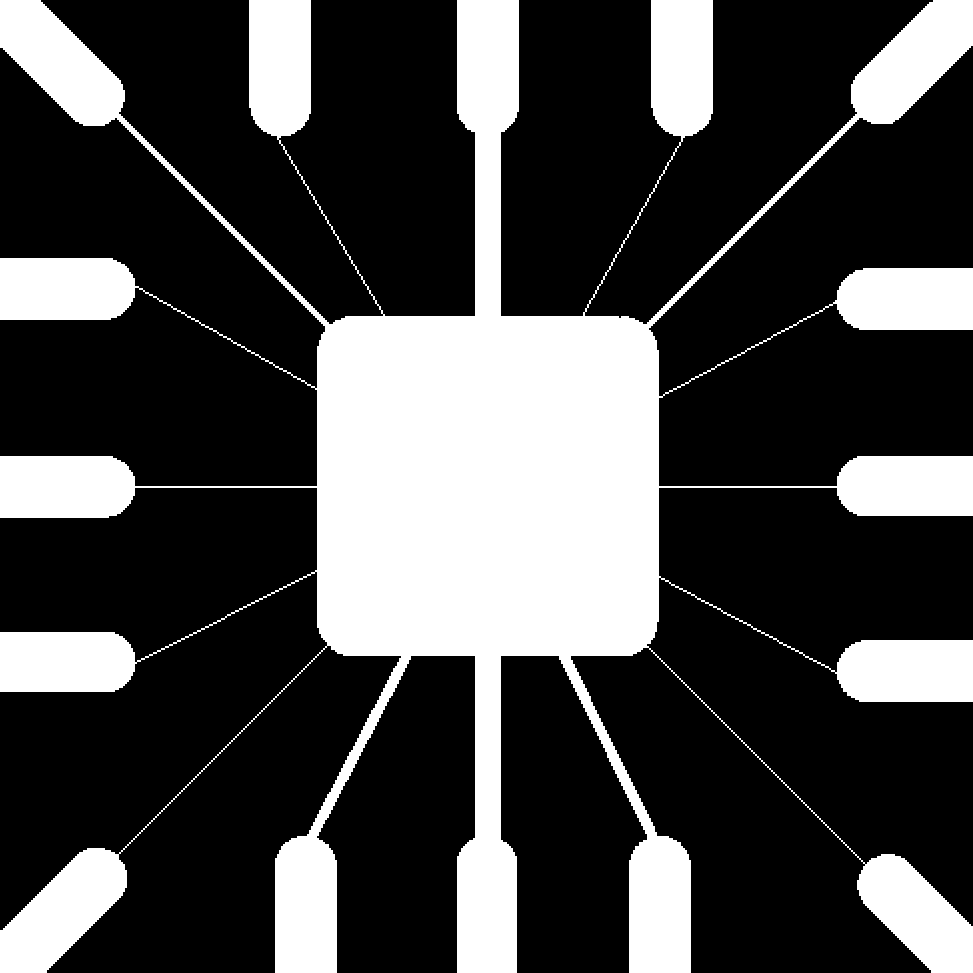
#> input picture assignment3/Fig09_5.tif, 973 x 973 px
$ python erosion,dilation,opening,closing.py
#> lines starting #> are read from the running program, lines starting #| are printed output that depends on the picture; after the words box and inside, x2 and y2 are one past the last pixel; in counts of white or black regions, pixels touching at a corner belong together
import cv2
import numpy as np

img = cv2.imread('Fig09_5.tif')
#> img is the input picture: shape (973, 973, 3); 28.1% white; 1 white region, box (x1, y1, x2, y2) and area: (0, 0, 973, 973) 265583
img2 = cv2.imread('Fig09_7.tif')
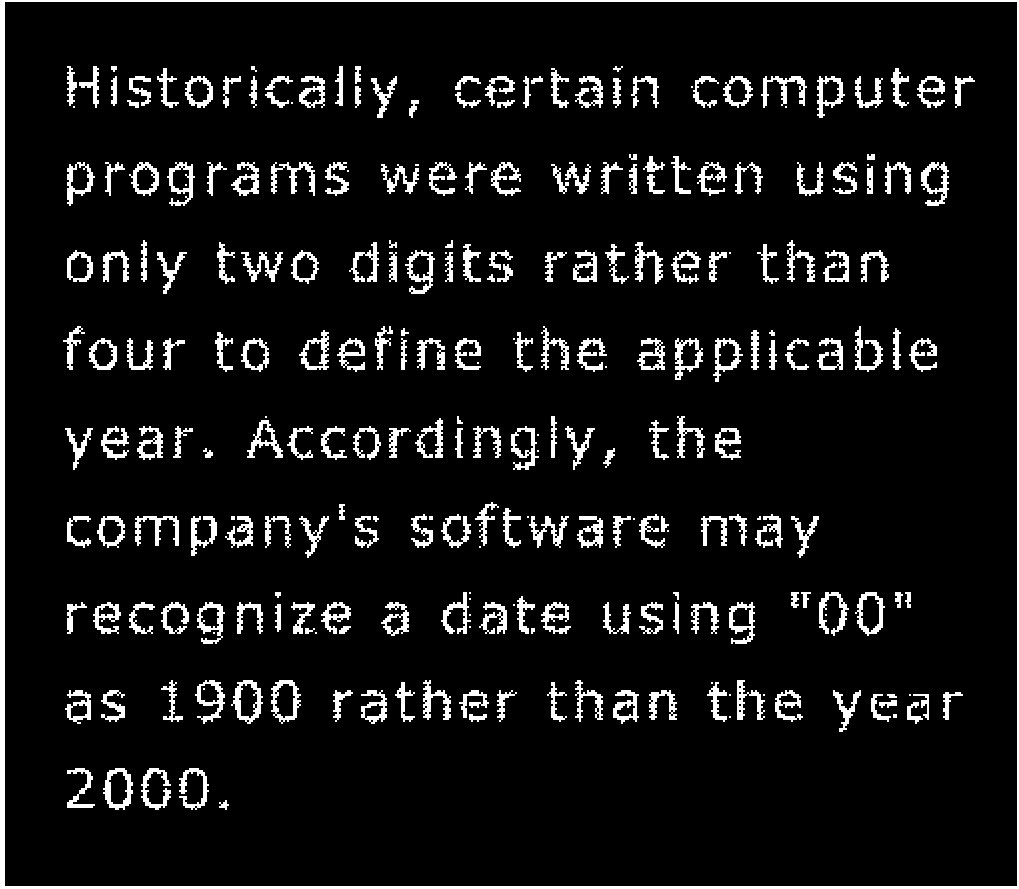
#> input picture assignment3/Fig09_7.tif, 1019 x 889 px
#> img2 is the input picture: shape (889, 1019, 3); 8.3% white; 266 white regions (38 under 20 px), largest, box (x1, y1, x2, y2) and area: (0, 0, 1019, 889) 11283, (231, 680, 263, 724) 536, (921, 162, 949, 206) 524
img3 = cv2.imread('Fig09_11.tif')
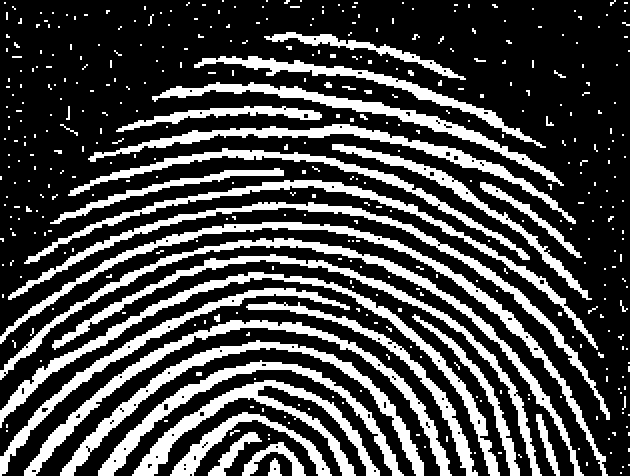
#> input picture assignment3/Fig09_11.tif, 630 x 476 px
#> img3 is the input picture: shape (476, 630, 3); 28.5% white; 414 white regions (355 under 20 px), largest, box (x1, y1, x2, y2) and area: (0, 222, 608, 476) 5552, (0, 272, 500, 476) 5488, (0, 238, 584, 476) 5348
img4 = cv2.imread('Fig09_16.tif')
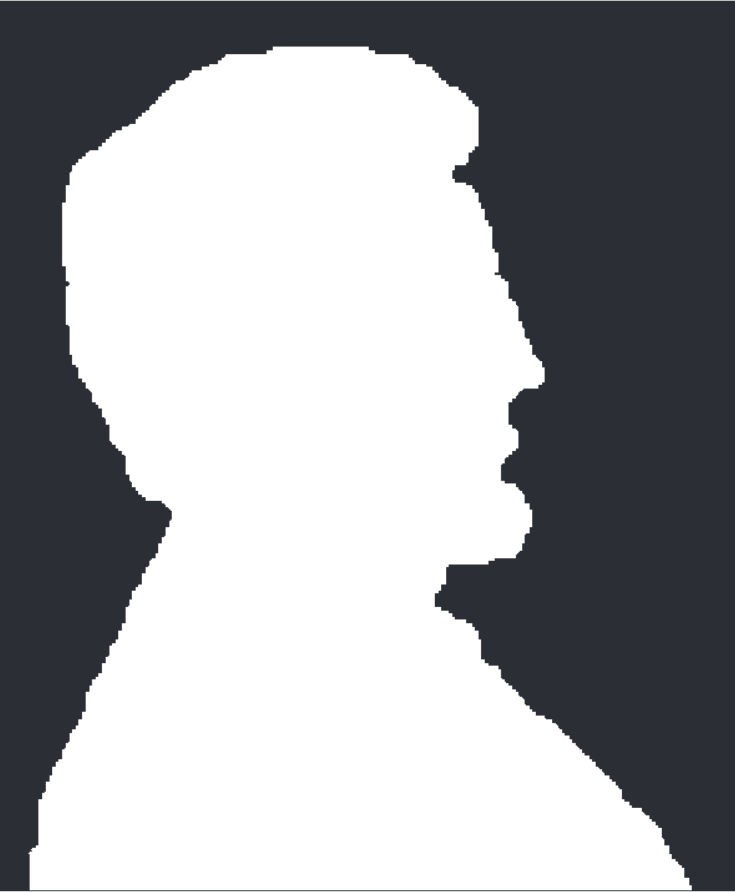
#> input picture assignment3/Fig09_16.tif, 735 x 892 px
#> img4 is the input picture: shape (892, 735, 3); mean B, G, R 163.4, 160.3, 159.4

kernel = np.ones((5,5),np.uint8)

erosion = cv2.erode(img,kernel,iterations = 1)
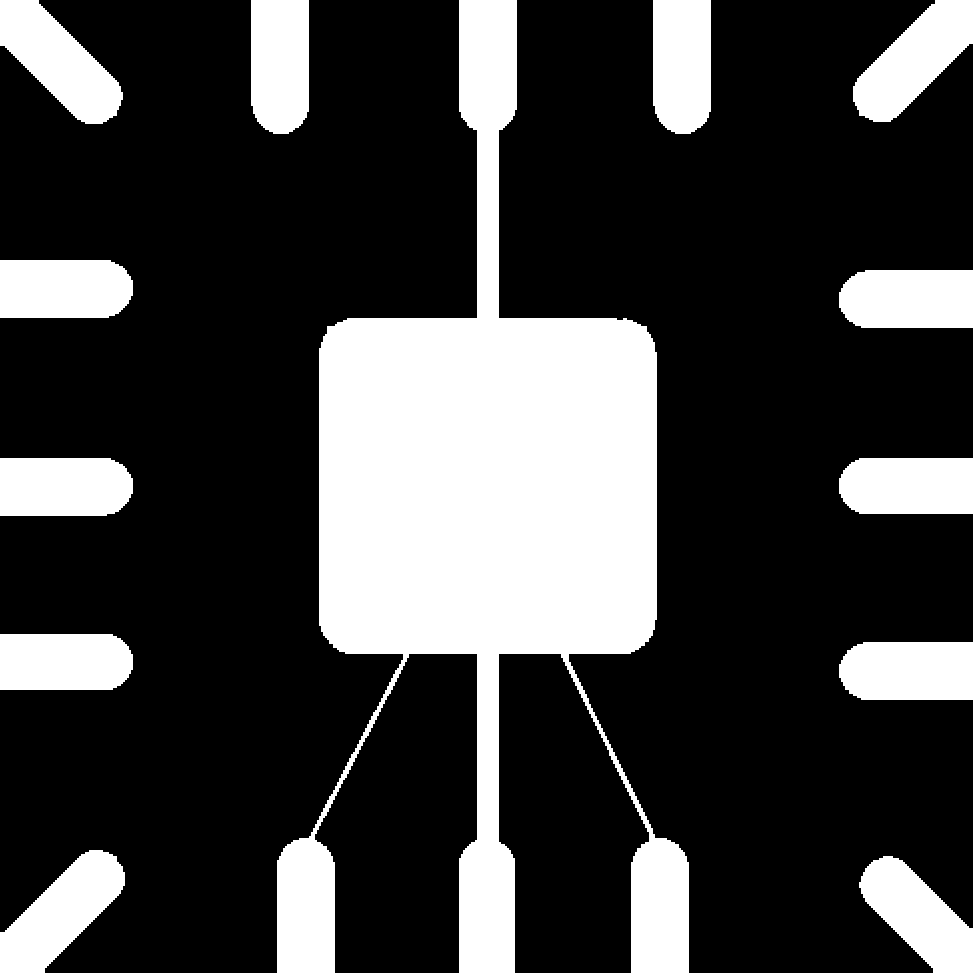
#> erosion: shape (973, 973, 3); 25.5% white; 13 white regions, largest, box (x1, y1, x2, y2) and area: (277, 0, 689, 973) 152048, (0, 850, 125, 973) 7961, (0, 0, 123, 124) 7906
cv2.imwrite("erosion.jpg",erosion)

dilation = cv2.dilate(img,kernel,iterations = 1)
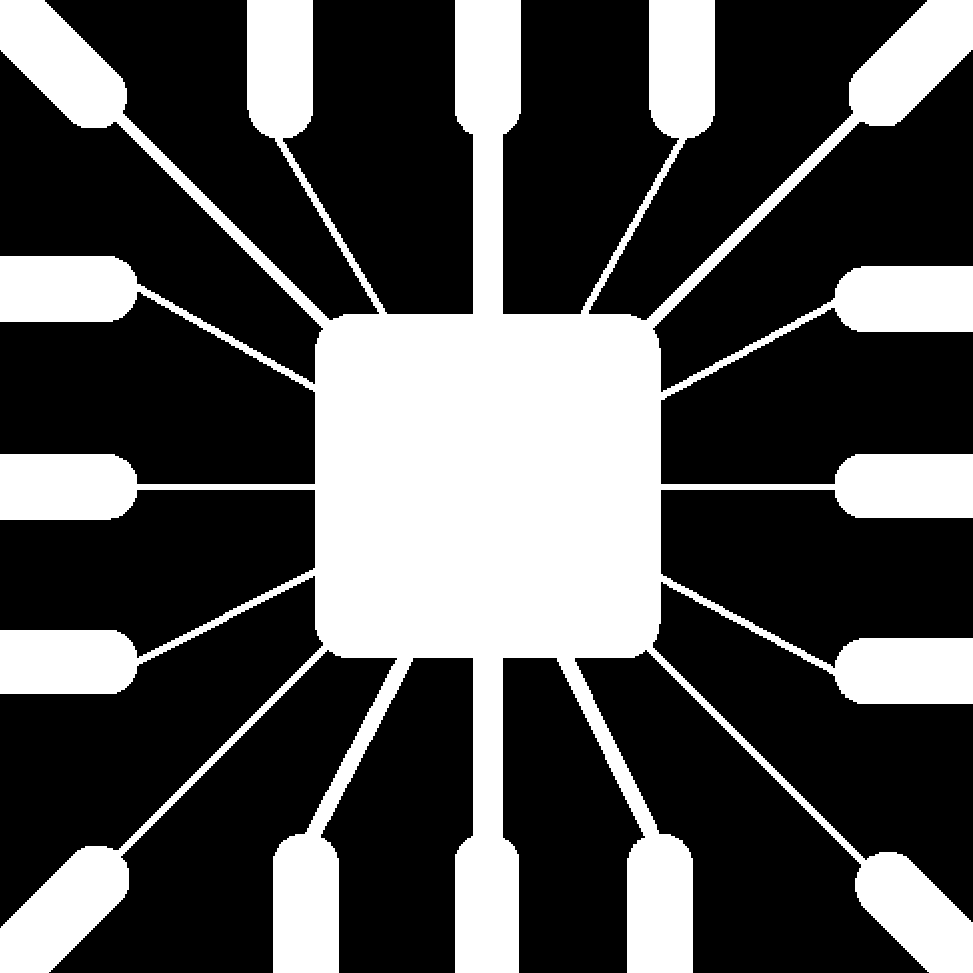
#> dilation: shape (973, 973, 3); 31.4% white; 1 white region, box (x1, y1, x2, y2) and area: (0, 0, 973, 973) 297419
cv2.imwrite("dilation.jpg",dilation)

opening = cv2.morphologyEx(img, cv2.MORPH_OPEN, kernel)
#> opening: shape (973, 973, 3); 27.3% white; 13 white regions, largest, box (x1, y1, x2, y2) and area: (275, 0, 691, 973) 160792, (0, 848, 127, 973) 8785, (0, 0, 125, 126) 8728
cv2.imwrite("opening.jpg",opening)

closing = cv2.morphologyEx(img, cv2.MORPH_CLOSE, kernel)
#> closing: shape (973, 973, 3); 28.1% white; 1 white region, box (x1, y1, x2, y2) and area: (0, 0, 973, 973) 265767
cv2.imwrite("closing.jpg",closing)

closing = cv2.morphologyEx(img2, cv2.MORPH_CLOSE, kernel)
#> closing: shape (889, 1019, 3); 9.8% white; 196 white regions, largest, box (x1, y1, x2, y2) and area: (0, 0, 1019, 889) 11283, (271, 162, 315, 196) 664, (921, 162, 949, 206) 660
cv2.imwrite("charecter.jpg",closing)

opening = cv2.morphologyEx(img3, cv2.MORPH_OPEN, kernel)
#> opening: shape (476, 630, 3); 25.3% white; 167 white regions, largest, box (x1, y1, x2, y2) and area: (202, 380, 380, 476) 3144, (0, 272, 264, 422) 2708, (98, 362, 262, 476) 2312
cv2.imwrite("fingerprint.jpg",opening)

gradient = cv2.morphologyEx(img4, cv2.MORPH_GRADIENT, kernel)
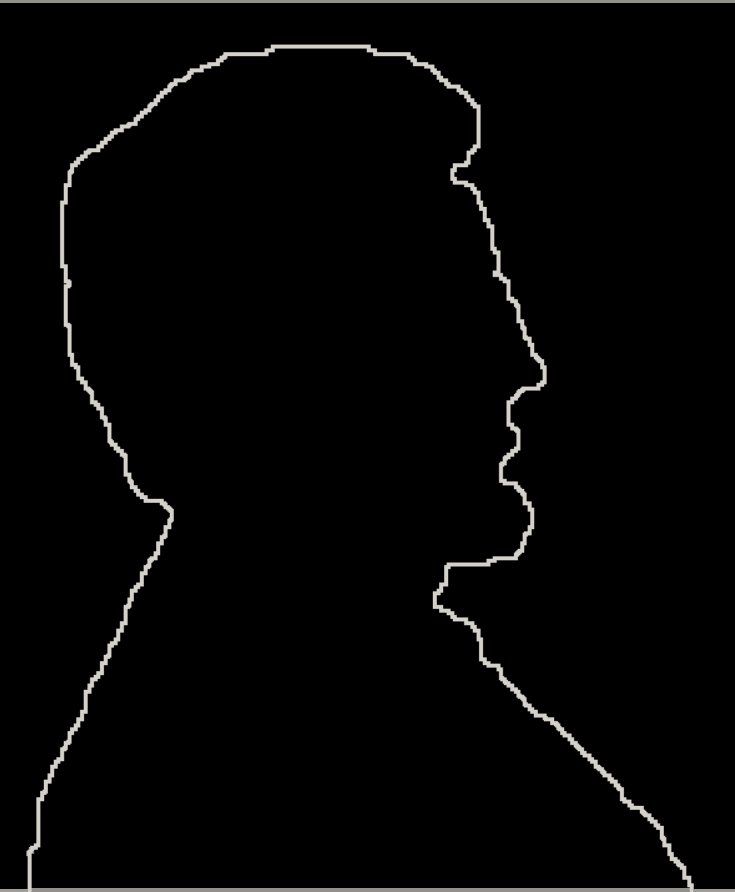
#> gradient: shape (892, 735, 3); mean B, G, R 4.7, 4.9, 4.9
cv2.imwrite("outline.jpg",gradient)

cv2.waitKey(0)
cv2.destroyAllWindows()
